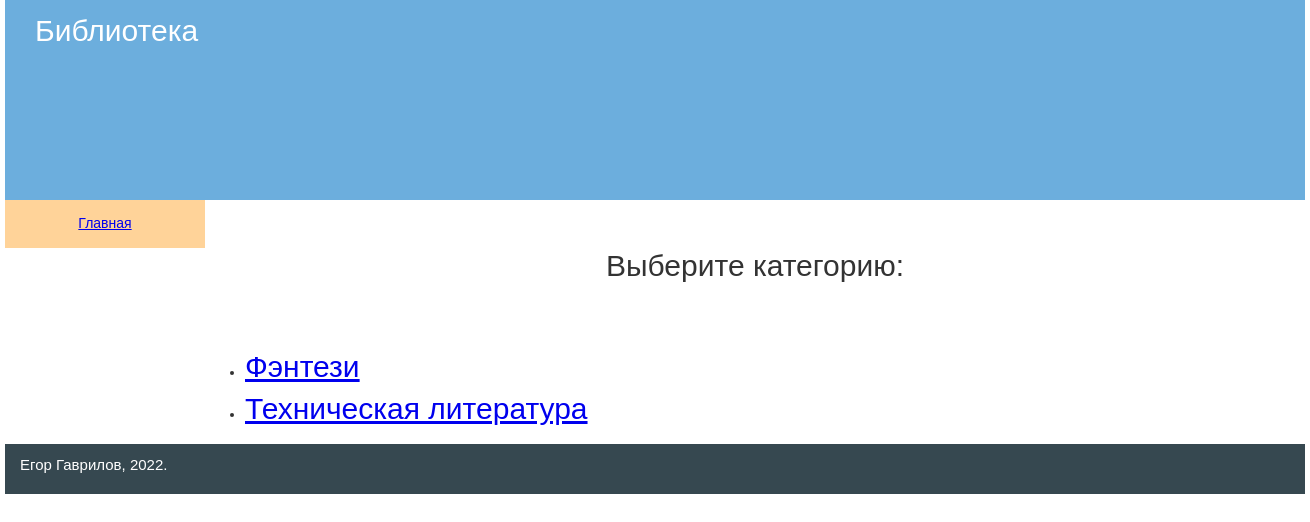
Before: / with the older database file.
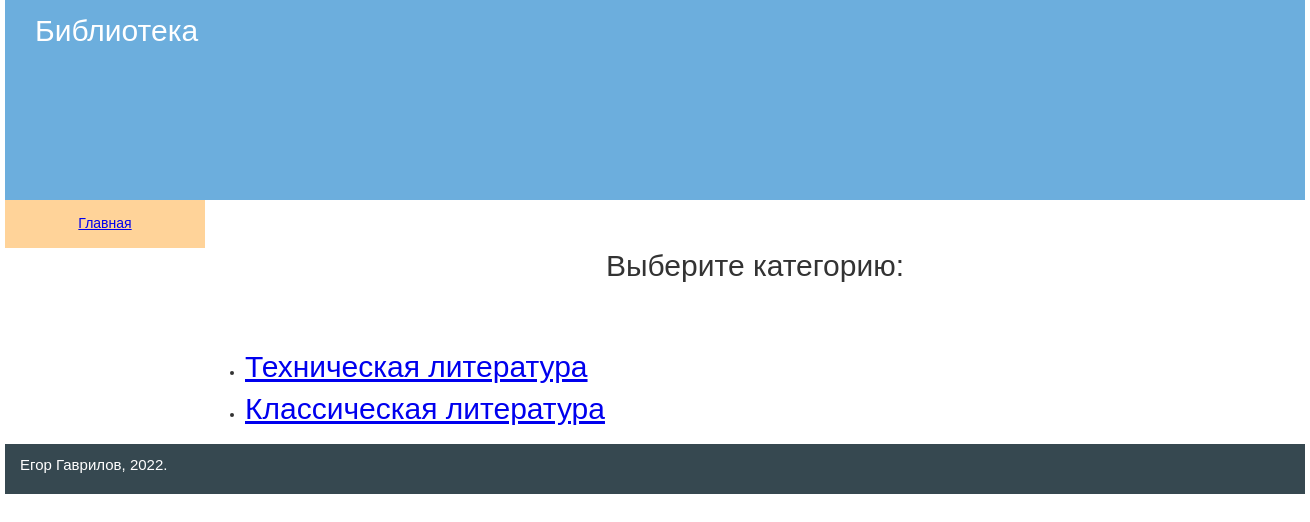
After: the same page with the newer database file.
### tables this page shows
CREATE TABLE `category` (
  `id` int(11) NOT NULL,
  `category_name` text NOT NULL
);

### index.php (called while the page is built)
<?php
include "components/header.php";
include "components/contents/main.php";
include "components/sidebar.php";
include "components/footer.php";

### components/contents/main.php (the view)
<div class="container clearfix">
    <main class="content">
        <p style="text-align: center; font-size: 30px; margin: 0; padding: 1.5em 0;">Выберите категорию:</p>
        <ul>
            <?php
            $str_out_cat = "SELECT * FROM `category`";
            $run_out_cat = mysqli_query($connect, $str_out_cat);
            while ($out_cat = mysqli_fetch_array($run_out_cat)) {
                echo "
                    <li><a href=category.php?id_cat=$out_cat[id] style='text-align: center; font-size: 30px;'>
                        $out_cat[category_name]
                    </a></li>
                ";
            }
            ?>
        </ul>
    </main>

Changed rows visible on the page:
removed category: category_name "Фэнтези"
added category: category_name "Классическая литература"
